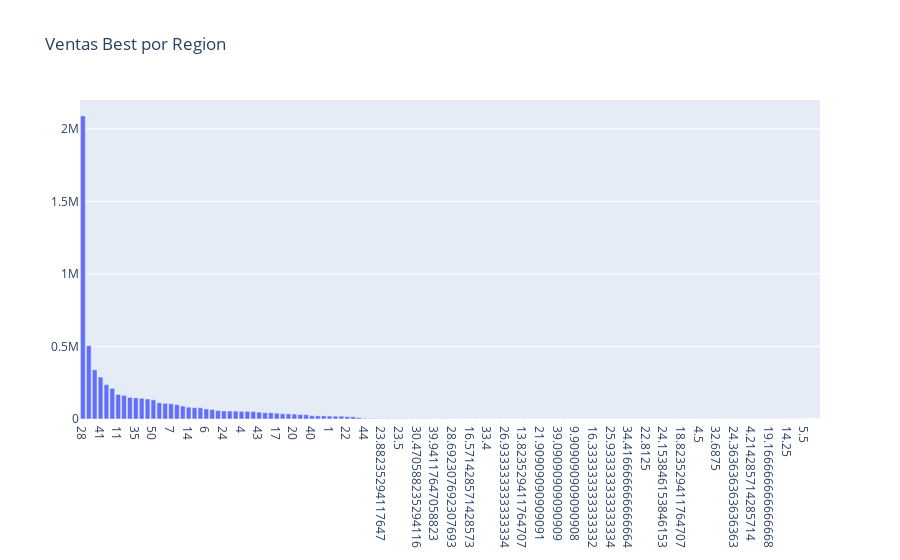

Write notebook code for a chart like this one.
### Code cell
plot_data = [
    go.Bar(
        x=df_best_monetary_value['region_code'],
        y=df_best_monetary_value['monetary_value']
    )
]

plot_layout = go.Layout(
        xaxis={"type": "category"},
        title='Ventas Best por Region'
    )
plt.figure(figsize=(16,16))
fig = go.Figure(data=plot_data, layout=plot_layout)
fig.write_html('fig501.html')
pyoff.iplot(fig)
